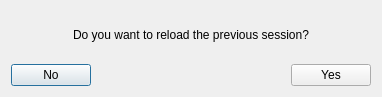
<?xml version="1.0" encoding="UTF-8"?>
<ui version="4.0">
 <class>Dialog</class>
 <widget class="QDialog" name="Dialog">
  <property name="windowModality">
   <enum>Qt::WindowModal</enum>
  </property>
  <property name="geometry">
   <rect>
    <x>0</x>
    <y>0</y>
    <width>382</width>
    <height>97</height>
   </rect>
  </property>
  <property name="windowTitle">
   <string>Dialog</string>
  </property>
  <layout class="QVBoxLayout" name="verticalLayout">
   <item>
    <widget class="QLabel" name="label">
     <property name="text">
      <string>Do you want to reload the previous session?</string>
     </property>
     <property name="alignment">
      <set>Qt::AlignCenter</set>
     </property>
    </widget>
   </item>
   <item>
    <layout class="QHBoxLayout" name="horizontalLayout">
     <item>
      <widget class="QPushButton" name="pushButton_2">
       <property name="text">
        <string>No</string>
       </property>
      </widget>
     </item>
     <item>
      <spacer name="horizontalSpacer">
       <property name="orientation">
        <enum>Qt::Horizontal</enum>
       </property>
       <property name="sizeHint" stdset="0">
        <size>
         <width>40</width>
         <height>20</height>
        </size>
       </property>
      </spacer>
     </item>
     <item>
      <widget class="QPushButton" name="pushButton">
       <property name="text">
        <string>Yes</string>
       </property>
      </widget>
     </item>
    </layout>
   </item>
  </layout>
 </widget>
 <resources/>
 <connections>
  <connection>
   <sender>pushButton_2</sender>
   <signal>clicked()</signal>
   <receiver>Dialog</receiver>
   <slot>no_clicked()</slot>
   <hints>
    <hint type="sourcelabel">
     <x>47</x>
     <y>73</y>
    </hint>
    <hint type="destinationlabel">
     <x>116</x>
     <y>63</y>
    </hint>
   </hints>
  </connection>
  <connection>
   <sender>pushButton</sender>
   <signal>clicked()</signal>
   <receiver>Dialog</receiver>
   <slot>yes_clicked()</slot>
   <hints>
    <hint type="sourcelabel">
     <x>338</x>
     <y>67</y>
    </hint>
    <hint type="destinationlabel">
     <x>260</x>
     <y>61</y>
    </hint>
   </hints>
  </connection>
 </connections>
 <slots>
  <slot>no_clicked()</slot>
  <slot>yes_clicked()</slot>
 </slots>
</ui>
